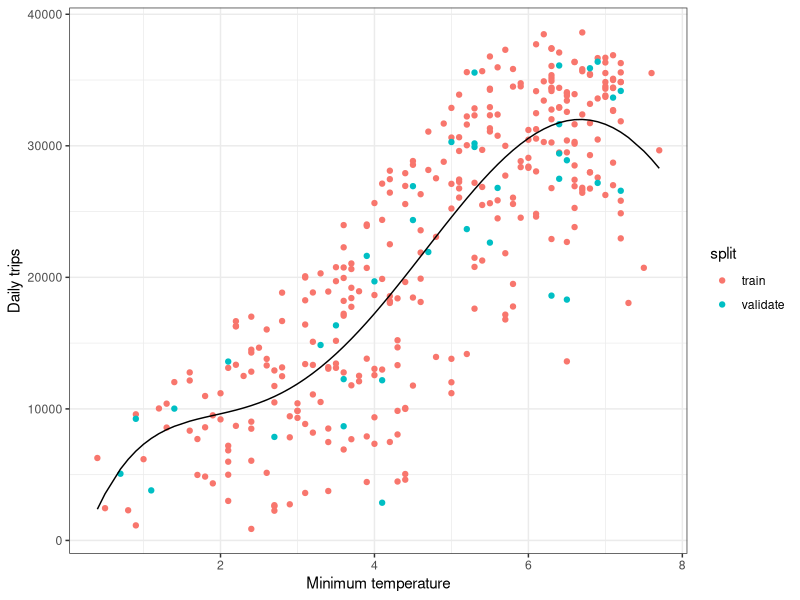
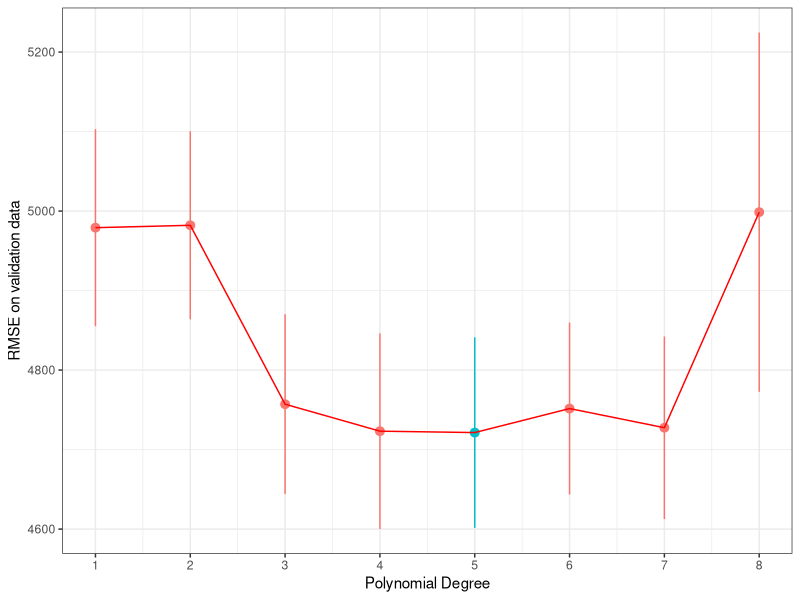
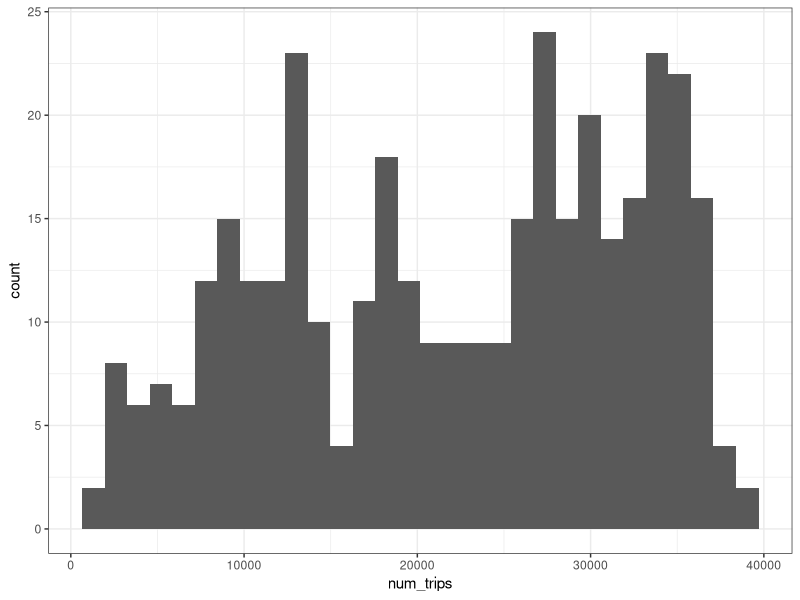
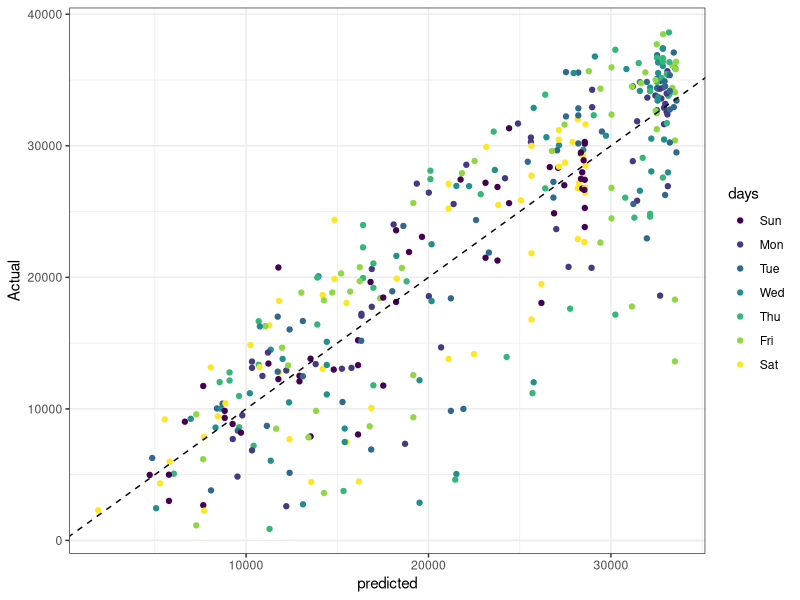
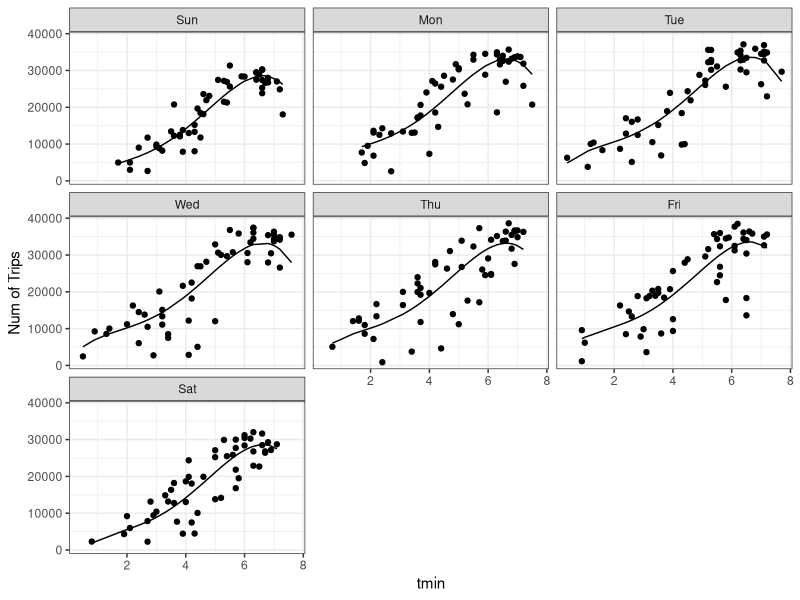
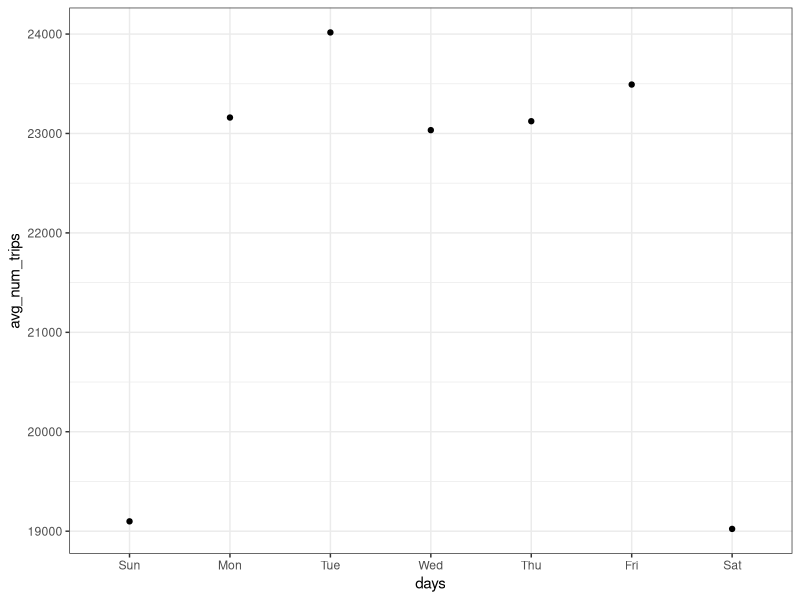
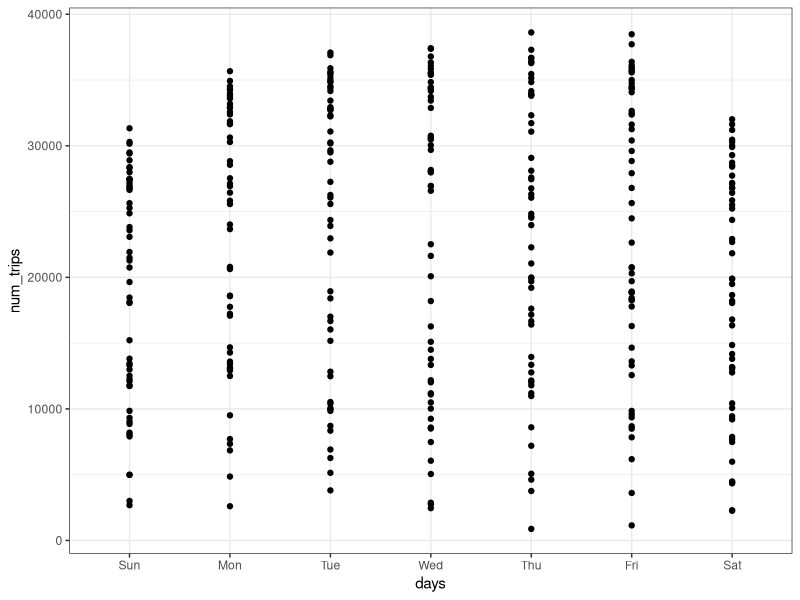
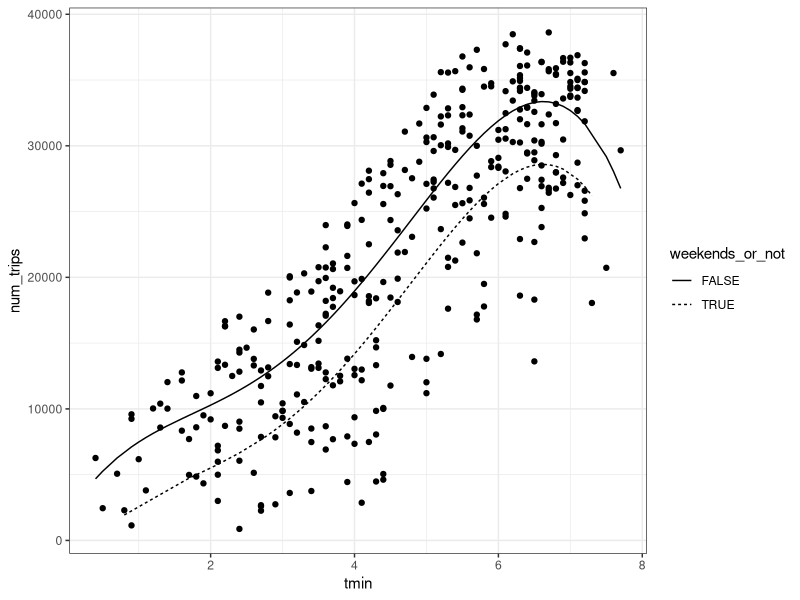

These charts were generated, in order, by the following R code: (Note: this script raises an error after producing the figures.)
## ---- chunk 1
library(tidyverse)
library(scales)
library(modelr)
library(broom)
library (lubridate) 
theme_set(theme_bw())
options(repr.plot.width=4, repr.plot.height=3)
## ---- chunk 2
trips_per_day=read.table(file="trips_per_day.tsv",sep="\t",header=TRUE)
head(trips_per_day)
## ---- chunk 3
#you need to modify the formula accordingly
plotting_model=function(data_train,data_validate,form){
  model <- lm(form, data = data_train)
  
  data_train=data_train%>%
    add_predictions(model) %>%
    mutate(split = "train")
  data_validate=data_validate%>%
    add_predictions(model) %>%
    mutate(split = "validate")
  plot_data=bind_rows(data_train, data_validate)
  
  
  ggplot(plot_data, aes(x = tmin, y = num_trips)) +
    geom_point(aes(color = split)) +
    geom_line(aes(y = pred)) +
    xlab('Minimum temperature') +
    ylab('Daily trips') +
    scale_y_continuous()
}

  
## ---- chunk 4
set.seed(42)

validation_set_approach=function(df,training_prop){
  num_rows=nrow(df)
  num_training=floor(training_prop*num_rows)
  
  ndx=sample(1:num_rows,num_training,replace=F)
  data_training=df[ndx,]#my training data
  data_validating=df[-ndx,]#my validation data
  print(nrow(data_training))
  print(nrow(data_validating))
  
  # fit a model for each polynomial degree
  K <- 1:8
  train_err <- c()
  validate_err <- c()
  for (k in K){
    # fit on the training data; you need to modify the formula accordingly
    model <- lm(num_trips ~ poly(tmin, k, raw = T), data=data_training)
    
    # evaluate on the training data
    train_err[k] <- sqrt(mean((predict(model, data_training) - data_training$num_trips)^2))

    # evaluate on the validate data
    validate_err[k] <- sqrt(mean((predict(model, data_validating) - data_validating$num_trips)^2))
  }
  
  plot_data <- data.frame(K, train_err, validate_err) %>%
    gather("split", "error", -K)
  
  ggplot(plot_data, aes(x=K, y=error, color=split)) +
    geom_line() +
    scale_x_continuous(breaks=K) +
    xlab('Polynomial Degree') +
    ylab('RMSE')
  
  #choose the best model
  form=num_trips ~ poly(tmin, 5, raw = T)
  plotting_model(data_training,data_validating,form )
  
}

validation_set_approach(trips_per_day,0.9)
## ---- chunk 5

k_fold_validation=function(num_folds,df){

  num_rows=nrow(df)
  df=df%>%
    mutate(fold=(row_number()%%num_folds+1))
  #head(dfn)
  
  
  # fit a model for each polynomial degree
  K <- 1:8
  avg_validate_err <- c()
  se_validate_err <- c()
  for (k in K) {
    # do k-fold cross-validation within each value of k
    validate_err <- c()
    for (f in 1:num_folds) {
      # fit on the training data
      data_train <- filter(df, fold != f)
      model <- lm(num_trips ~ poly(tmin, k, raw = T)+I(prcp==0), data=data_train)
  
      # evaluate on the validation data
      data_validate <- filter(df, fold == f)
      validate_err[f] <- sqrt(mean((predict(model, data_validate) - data_validate$num_trips)^2))
    }
  
    # compute the average validation error across folds
    # and the standard error on this estimate
    avg_validate_err[k] <- mean(validate_err)
    se_validate_err[k] <- sd(validate_err) / sqrt(num_folds)
  }
  # plot the validate error, highlighting the value of k with the lowest average error
  plot_data <- data.frame(K, avg_validate_err, se_validate_err)
  ggplot(plot_data, aes(x=K, y=avg_validate_err)) +
    geom_pointrange(aes(ymin=avg_validate_err - se_validate_err,
                        ymax=avg_validate_err + se_validate_err,
                        color=avg_validate_err == min(avg_validate_err))) +
    geom_line(color = "red") +
    scale_x_continuous(breaks=1:12) +
    theme(legend.position="none") +
    xlab('Polynomial Degree') +
    ylab('RMSE on validation data')
}
k_fold_validation(5,trips_per_day)
## ---- chunk 6
#according to the graph above
#when the polynomial is of degree 4, rmse is minized even though it is not 
#conclusive because of overlapping error bars
model1=lm(num_trips~poly(tmin,4),data=trips_per_day)
rmse(model1,trips_per_day)#rmse that big seems to be reasonable
#summary(model1)

trips_per_day%>%
  ggplot(aes(x=num_trips))+
  geom_histogram()
## ---- chunk 7
trips_per_day=trips_per_day%>%
  mutate(days=wday(as.Date(ymd),label=TRUE))
## ---- chunk 8
model2=lm(num_trips ~ poly(tmin, 4, raw = T)+days, data=trips_per_day)
rmse(model2,trips_per_day)
tidy(model2)

trips_per_day%>%
  add_predictions(model2)%>%
  ggplot(aes(x=pred,y=num_trips,color=days))+
  geom_point()+
  geom_abline(linetype="dashed")+
  #facet_wrap(~days)+
  xlab("predicted")+
  ylab("Actual")

trips_per_day%>%
  add_predictions(model2)%>%
  ggplot(aes(x=tmin,y=num_trips))+
  geom_point()+
  geom_line(aes(y=pred))+
  facet_wrap(~days)+
  xlab("tmin")+
  ylab("Num of Trips")

trips_per_day%>%
  group_by(days)%>%
  summarize(avg_num_trips=mean(num_trips),sd=sd(num_trips),count=n())%>%
  ggplot(aes(x=days,y=avg_num_trips))+
  geom_point()
  
trips_per_day%>%
  ggplot(aes(x=days,y=num_trips))+
  geom_point()
## ---- chunk 9
trips_per_day=trips_per_day%>%mutate(weekends_or_not=(days %in% c("Sat","Sun")))
model3=lm(num_trips ~ poly(tmin, 4, raw = T)+weekends_or_not, data=trips_per_day)
rmse(model3,trips_per_day)
tidy(model3)

trips_per_day%>%
  add_predictions(model3)%>%
  ggplot(aes(x=tmin,y=num_trips))+
  geom_point()+
  geom_line(aes(y=pred,linetype=weekends_or_not))
  #facet_wrap(~weekends_or_not)

trips_per_day%>%
  group_by(weekends_or_not)%>%
  ggplot(aes(x=weekends_or_not,y=num_trips))+
  geom_point()
## ---- chunk 10
trips_per_day%>%
  ggplot(aes(x=snwd,y=num_trips))+
  geom_point()

model4=lm(num_trips ~ poly(tmin, 4, raw = T)+I(snwd==0),data=trips_per_day)
rmse(model4,trips_per_day)
tidy(model4)
## ---- chunk 11
cor(trips_per_day$snow[1:364],trips_per_day$snwd[2:365])

model5=lm(num_trips ~ poly(tmin, 7, raw = T)+I(snwd==0)*I(snow==0),data=trips_per_day)
rmse(model5,trips_per_day)
summary(model5)
## ---- chunk 12
model6=model <- lm(num_trips ~ poly(tmin, 5, raw = T)+I(prcp==0), data=trips_per_day)
rmse(model6,trips_per_day)
tidy(model6)

trips_per_day%>%
  mutate(rain_or_not=prcp==0)%>%
  add_predictions(model6)%>%
  ggplot(aes(x=tmin,y=num_trips))+
  geom_point()+
  geom_line(aes(y=pred,linetype=rain_or_not))
## ---- chunk 13
models=c(as.formula(num_trips~poly(tmin,4)), 
         as.formula(num_trips ~ poly(tmin, 4, raw = T)+days),
         as.formula(num_trips ~ poly(tmin, 4, raw = T)+weekends_or_not),
         as.formula(num_trips ~ poly(tmin, 4, raw = T)+I(snwd==0)),
         as.formula(num_trips ~ poly(tmin, 7, raw = T)+I(snwd==0)*I(snow==0)),
         as.formula(num_trips ~ poly(tmin, 5, raw = T)+I(prcp==0))
                    )

df=trips_per_day%>%
    mutate(fold=(row_number()%%num_folds+1))
avg_validate_err <- c()
se_validate_err <- c()
num_folds=5
k=1
for (model in models) {
  # do k-fold cross-validation within each value of k
  validate_err <- c()
  for (f in 1:num_folds) {
    # fit on the training data
    data_train <- filter(df, fold != f)
    model <- lm(model, data=data_train)

    # evaluate on the validation data
    data_validate <- filter(df, fold == f)
    validate_err[f] <- sqrt(mean((predict(model, data_validate) - data_validate$num_trips)^2))
  }

  # compute the average validation error across folds
  # and the standard error on this estimate
  avg_validate_err[k] <- mean(validate_err)
  se_validate_err[k] <- sd(validate_err) / sqrt(num_folds)
  k=k+1
}
# plot the validate error, highlighting the value of k with the lowest average error
plot_data <- data.frame(1:6, avg_validate_err, se_validate_err)
ggplot(plot_data, aes(x=X1.6, y=avg_validate_err)) +
  geom_pointrange(aes(ymin=avg_validate_err - se_validate_err,
                      ymax=avg_validate_err + se_validate_err,
                      color=avg_validate_err == min(avg_validate_err))) +
  geom_line(color = "red") +
  scale_x_continuous(breaks=1:12) +
  theme(legend.position="none") +
  xlab('models') +
  ylab('RMSE on validation data')
